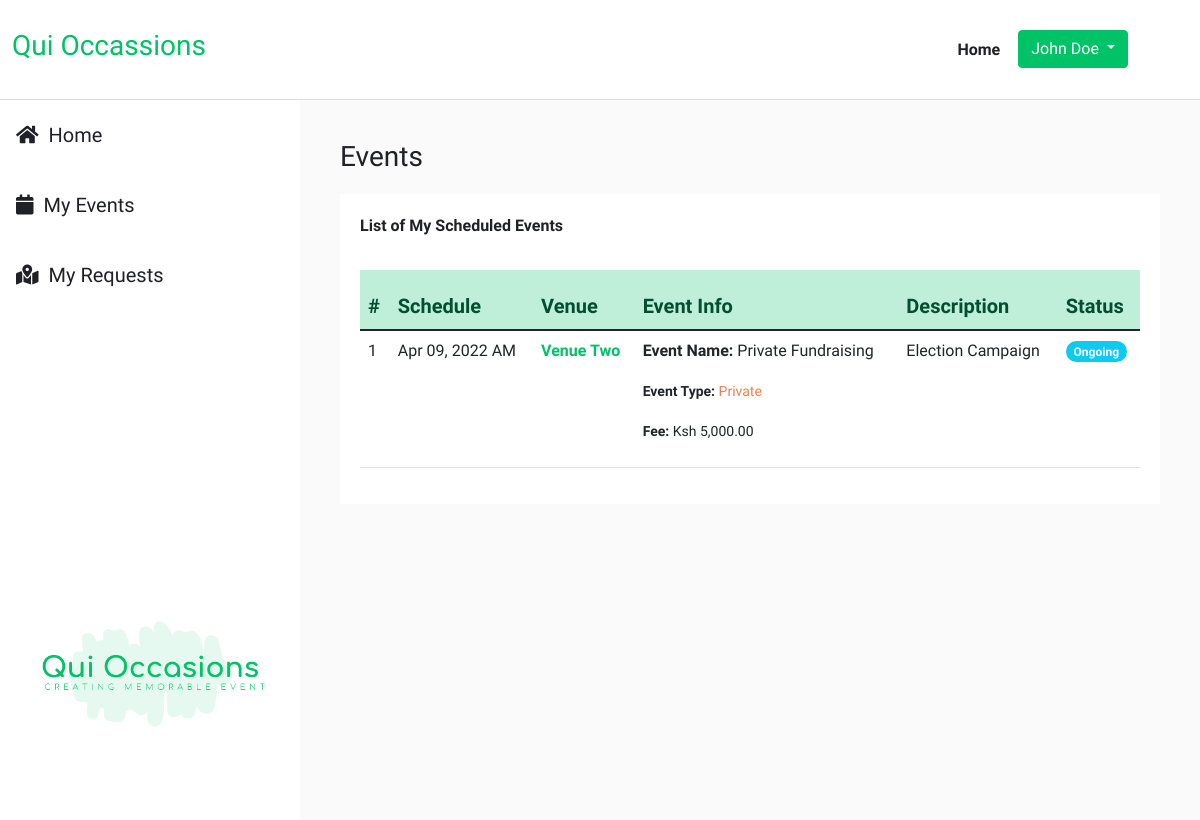
/dash/index.php?page=my_events (signed in), run on the app's committed database.
### tables this page shows
CREATE TABLE `events` (
  `id` int(30) NOT NULL AUTO_INCREMENT,
  `venue_id` int(30) NOT NULL,
  `name` text NOT NULL,
  `description` text NOT NULL,
  `schedule` varchar(100) NOT NULL,
  `type` tinyint(1) NOT NULL DEFAULT '1' COMMENT '1=Public, 2-Private',
  `audience_capacity` int(30) NOT NULL,
  `free_capacity` int(30) NOT NULL,
  `payment_type` tinyint(1) NOT NULL DEFAULT '1' COMMENT '1=Free,payable',
  `amount` double NOT NULL DEFAULT '0',
  `banner` text NOT NULL,
  `created_at` datetime DEFAULT CURRENT_TIMESTAMP,
  `completed` tinyint(1) DEFAULT '0' COMMENT '0=Not Completed,1=Completed',
  `user_id` int(11) DEFAULT NULL,
  PRIMARY KEY (`id`)
);

CREATE TABLE `venues` (
  `id` int(11) NOT NULL AUTO_INCREMENT,
  `name` varchar(100) NOT NULL,
  `address` varchar(50) NOT NULL,
  `description` varchar(200) NOT NULL,
  `rate` int(11) NOT NULL,
  `image` varchar(255) NOT NULL,
  `created_at` datetime DEFAULT CURRENT_TIMESTAMP,
  PRIMARY KEY (`id`)
);

### dash/my_events.php (the view, shortened to what this page needs)
<?php
require_once "../scripts/db_conn.php";
?>
<div>
    <h3 class="table-title">Events</h3>
    <div class="table-wrapper">
        <div class="table-header">
            <p class="table-subtitle">List of My Scheduled Events</p>
        </div>
        <div class="table-list">
            <?php
            $sql = "SELECT events.*, venues.name as venue_name FROM events INNER JOIN venues ON events.venue_id=venues.id AND events.completed=0 AND events.user_id=".$_SESSION['id']." ORDER BY events.id DESC";
            $count = 1;
            if($result = $mysqli->query($sql)){
                if($result->num_rows > 0){
                    echo '<table class="table">';
                        echo "<thead>";
                            echo "<tr>";
                                echo "<th>#</th>";
                                echo "<th>Schedule</th>";
                                echo "<th>Venue</th>";
                                echo "<th>Event Info</th>";
                                echo "<th>Description</th>";
                                echo "<th>Status</th>";
                            echo "</tr>";
                        echo "</thead>";
                        echo "<tbody>";
                        while($row = $result->fetch_array()){
                            echo "<tr>";
                                echo "<td>" . $count++ . "</td>";
                                echo "<td>" . date("M d, Y A",strtotime($row['schedule'])) . "</td>";
                                echo "<td><a class='table-link' href='/dash/index.php?page=venue&id=". $row['venue_id'] ."'>".$row['venue_name']." </a></td>";
                                echo "<td>" .
                                    "<p><b>Event Name: </b>" . $row['name'] . "</p>" .
                                    "<p><small><b>Event Type: </b><span style='color: var(--aux)'>" . ($row['type'] == 1 ? 'Private' : 'Public') . "</span></small></p>" .
                                    "<p><small><b>Fee: </b> ". ($row['payment_type']  == 1 ? 'Free' : 'Ksh '.number_format($row['amount'],2)) ." </small></p>" .
                                "</td>";
                                echo "<td>" . $row['description'] . "</td>";
                                if($row['completed'] == 1) {
                                    echo "<td><span class='badge rounded-pill bg-success'>Completed</span></td>";
                                }else {
                                    echo "<td><span class='badge rounded-pill bg-info'>Ongoing</span></td>";
                                }
                            echo "</tr>";
                        }
                        echo "</tbody>";
                    echo "</table>";
                } else{
                    echo '<div class="alert alert-danger"><em>No records were found.</em></div>';
                }
            } else{
                echo '<div class="alert alert-danger"><em>Oops! Something went wrong. Please try again later.</em></div>';
            }
            ?>
        </div>
    </div>
</div>

### assets/css/main.css (style rules this page uses)
:root { --primary: #00c267; --primary-lightest: #e6f9f0; --primary-lighter: #bfefd8; --primary-darker: #014f32; --onyx-light: #36363d; --onyx: #202028; --onyx-lightest: #636368; --onyx-lighter: #4c4c53; --black: #22292f; --aux: #ef7f4d; --aux-lighter: #ef7f4d54; }
html, body { scroll-behavior: smooth; }
body { font-family: 'Comfortaa', cursive; color: var(--onyx); margin: 0; padding: 0; box-sizing: content-box; background: #ffffff; }

### assets/css/dash.css (style rules this page uses)
.table-wrapper { margin-top: 20px; background: #ffffff; padding: 20px; position: relative; }
.table-wrapper .table-header { display: flex; justify-content: space-between; align-items: center; margin-bottom: 16px; }
.table-wrapper .table-header .table-subtitle, .table-wrapper .table-list table th { font-weight: 700; }
.table-wrapper .table-list table thead { background: var(--primary-lighter); color: var(--primary-darker); font-size: 20px; position: sticky; top: 0; z-index: 1; }
.table-wrapper .table-list table tr { height: 60px; }
.table-link, .table-link:hover, .table-link:active, .table-link:focus { color: var(--primary); text-decoration: none; font-weight: bolder; }

### data on the page
events: schedule "Apr 09, 2022 AM", venue.name "Venue Two", name "Private Fundraising", type "Private", amount "5,000.00", description "Election Campaign", completed "Ongoing"

### other printed values
$_SESSION["full_name"] "John Doe"
